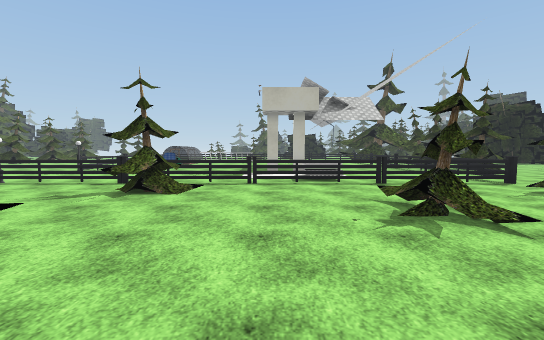
[1] (above)

24 first-person views from a walk through a Unity game level. The camera is 1.5 m above the floor, tilts 4° down and sees 90° across. The floor is counted in squares, 2 m on a side. Each view is taken from the middle of a square. On the plan, view 1 faces up. The plan holds only what a view shows up to about 10 squares ahead; the rest is blank. The place goes on beyond the plan. The player character is not drawn. Some surface patterns are stand-ins.

[2]
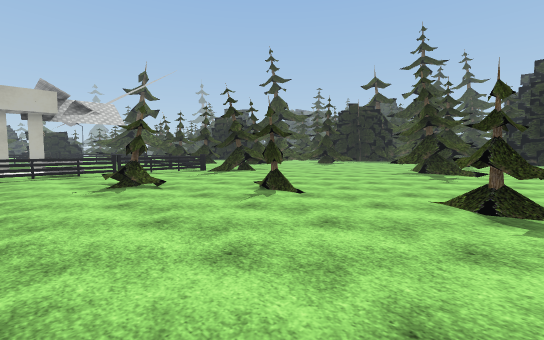

[3]
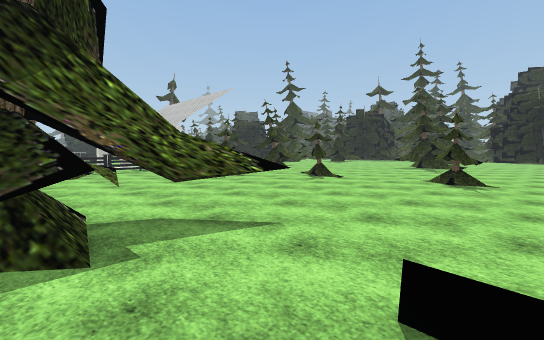

[4]
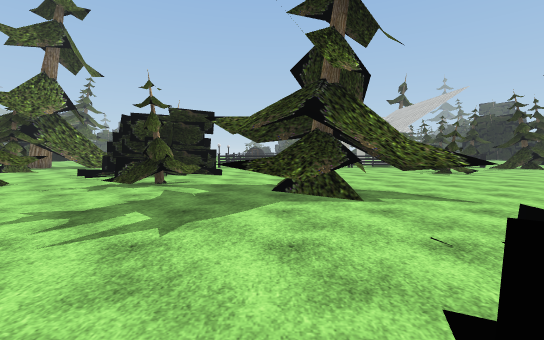

[5]
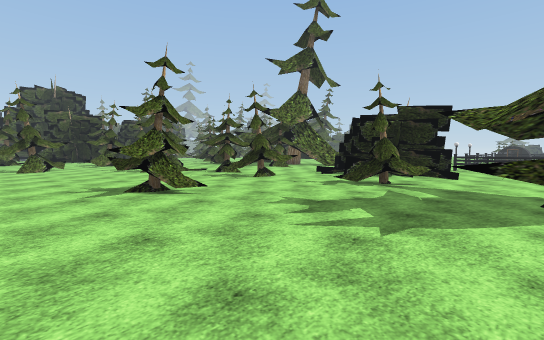

[6]
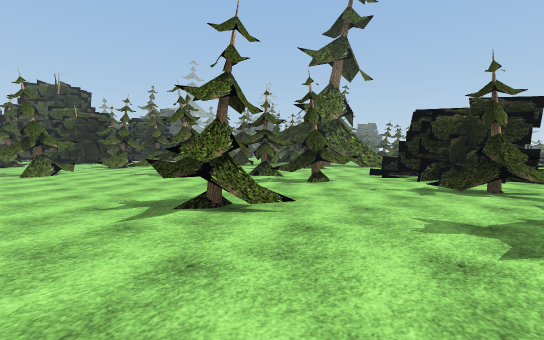

[7]
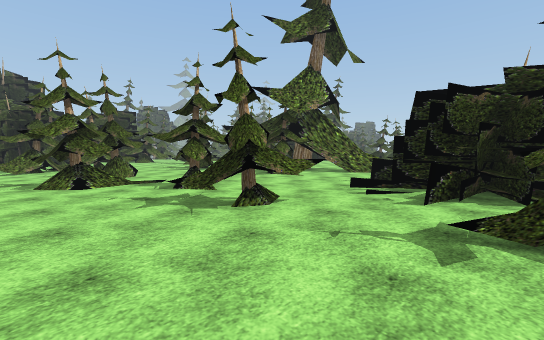

[8]
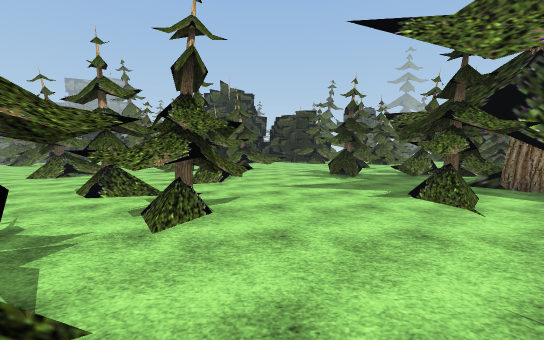

[9]
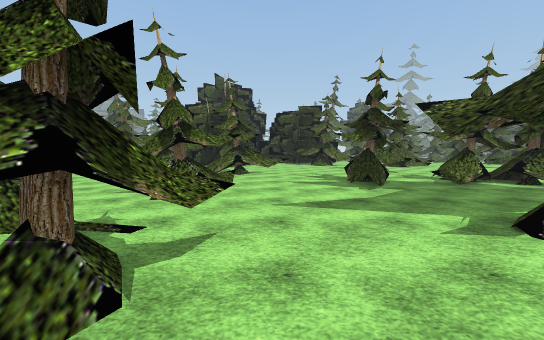

[10]
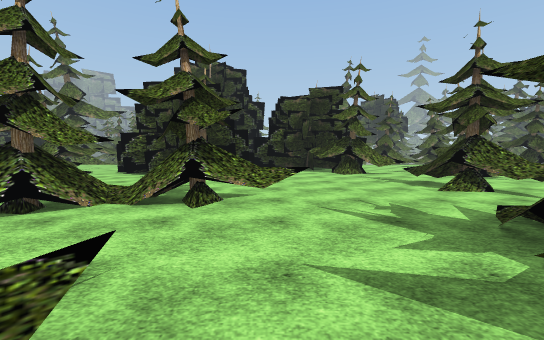

[11]
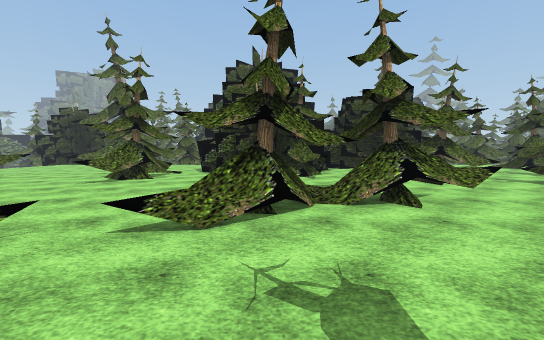

[12]
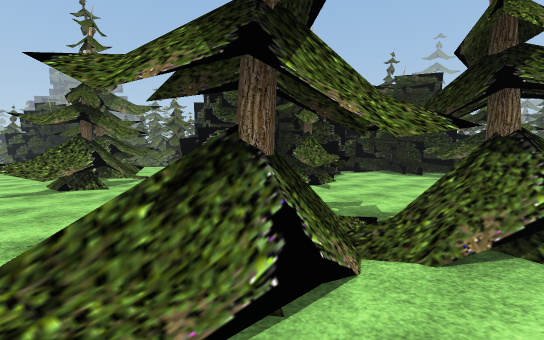

[13]
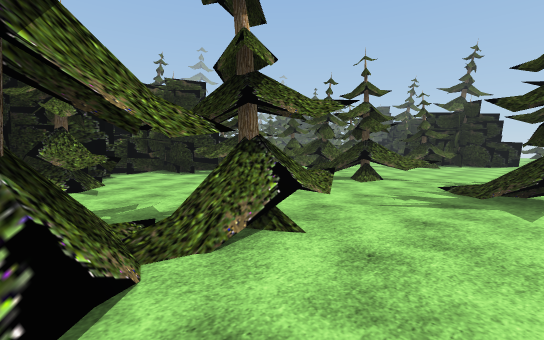

[14]
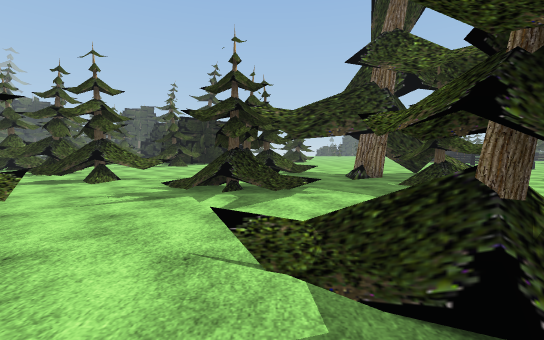

[15]
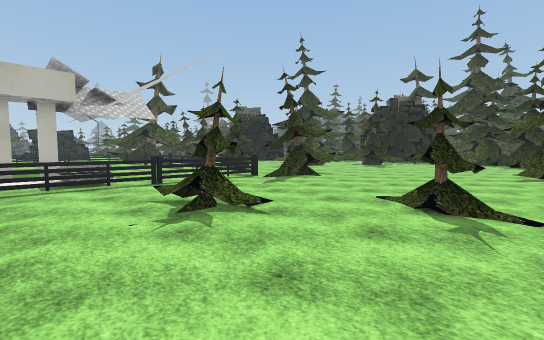

[16]
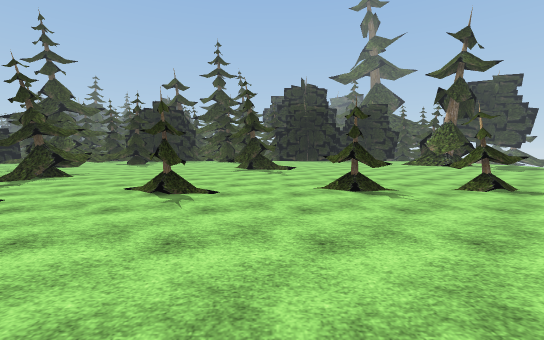

[17]
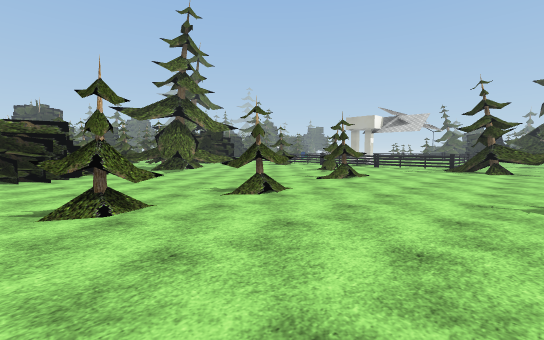

[18]
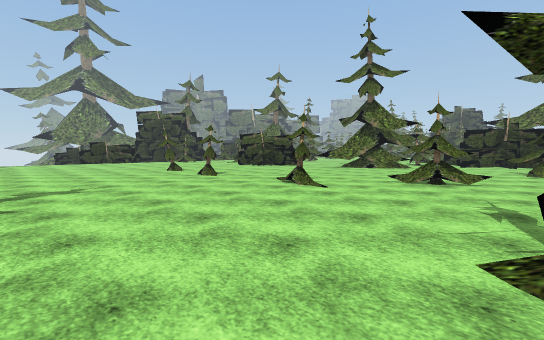

[19]
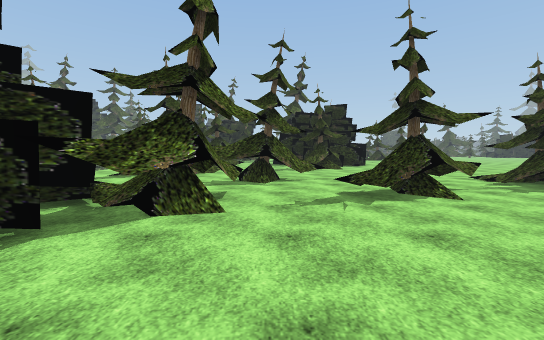

[20]
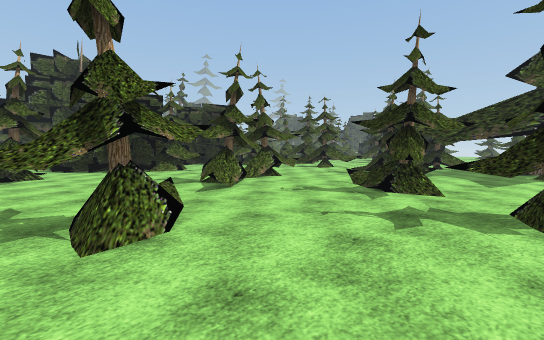

[21]
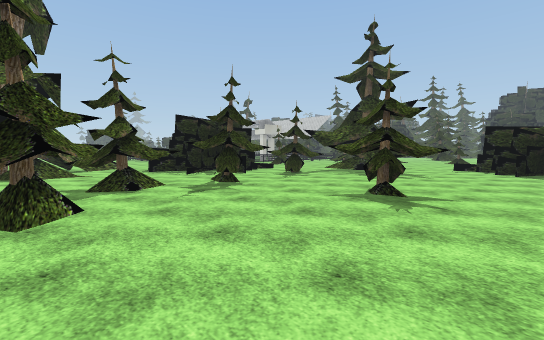

[22]
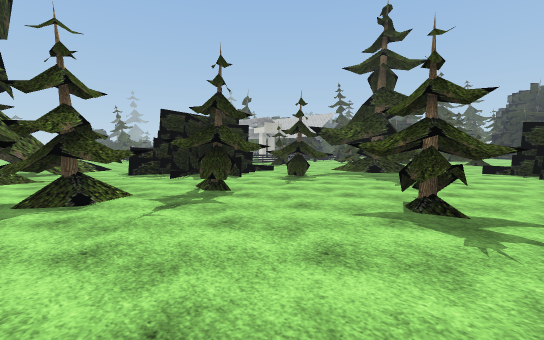

[23]
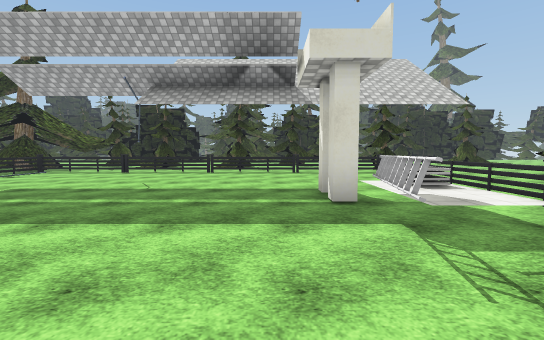

[24]
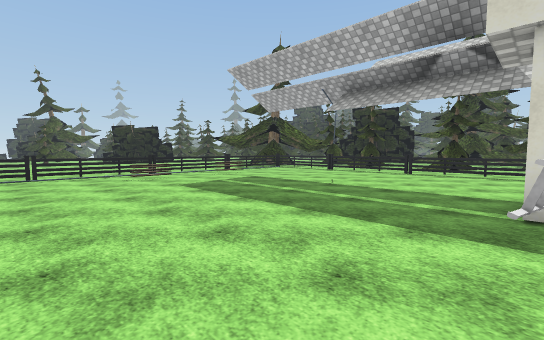

### Floor plan
Key: @ floor where view 1 was taken; # wall or solid block; x gap in a wall; . main floor; : floor 0.25 m higher than the main floor; / step, stairs or slope; = window, fence, low wall or low ledge; ^ raised ledge; O other object.
Columns run from 26 left of view 1 to 9 right of it. Each row starts with its distance up from view 1.
 19                       ....      =
 18                       OOOOOOOOO#O
 17                       ...O.OO...O
 16                       ..........O
 15                       ..........O
 14                       ..........O
 13                       ..........O
 12                       ..........O.
 11                    O  ..........O.#
 10    .....           O  ..........O...
  9 = ........        .O....OOx#....O...
  8 ...........  ..   ....  .////...O..
  7 .##=....###  ##/  ..... ./:^=...O..
  6 ........#...###/..  OOOO#OOOO##O##..
  5 .#..##=.x=...##..#  ...##........^^.
  4 ##. ....#...##..#####..=............
  3 ##......##...#...###^.......#.......
  2 #.................##... ............
  1 ......#...........##=.. #.....#....=
  0 #.....#..=#..##.#..##.. #.@........=
 -1 ####..#...##.##.#.....###...........
 -2 ###...##....#.........#..#.....#....
 -3 ##...../..............#.......#.....
 -4 ##......=.......##..................
 -5 .=.......#.............###....#.....
 -6 ^####....#.............###^.........

Positions as (right, up) in squares from view 1, and headings:
1: (0, 0), facing up
2: (0, -3), facing up-right
3: (-3, -4), facing up-right
4: (-4, -6), facing up
5: (-4, -6), facing up-left
6: (-6, -6), facing up-left
7: (-7, -3), facing up-left
8: (-9, 1), facing left
9: (-11, 1), facing left
10: (-16, 1), facing left
11: (-16, -2), facing left
12: (-18, -2), facing left
13: (-18, -2), facing up-left
14: (-17, -2), facing up
15: (0, 0), facing up-right
16: (-1, -1), facing right
17: (8, -6), facing up-left
18: (9, 5), facing down-left
19: (-24, 0), facing up
20: (-14, -6), facing up-left
21: (-14, -6), facing up-right
22: (-13, -5), facing up-right
23: (-4, 10), facing right
24: (-4, 9), facing up-right
